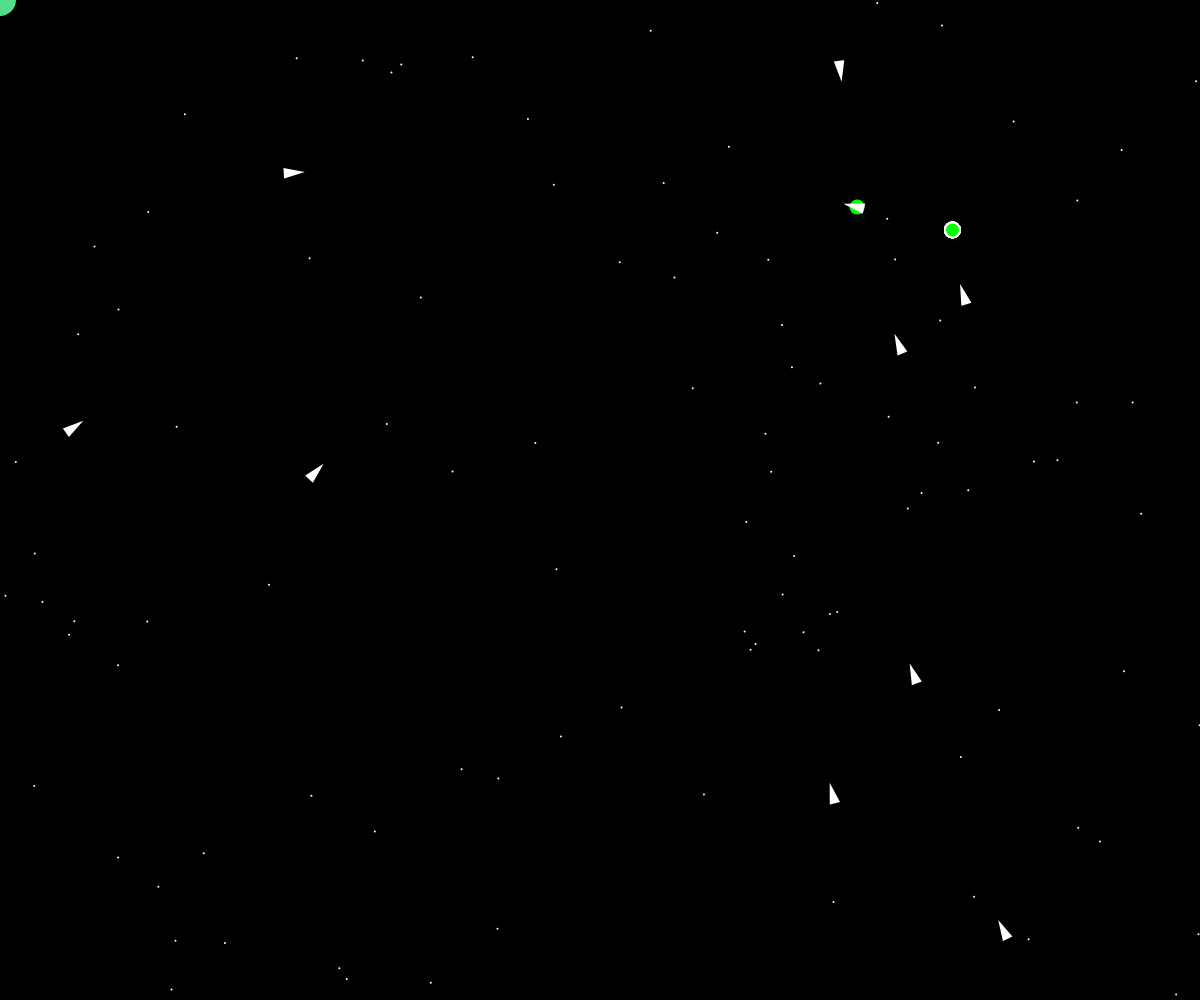
Frame 1 (no input)
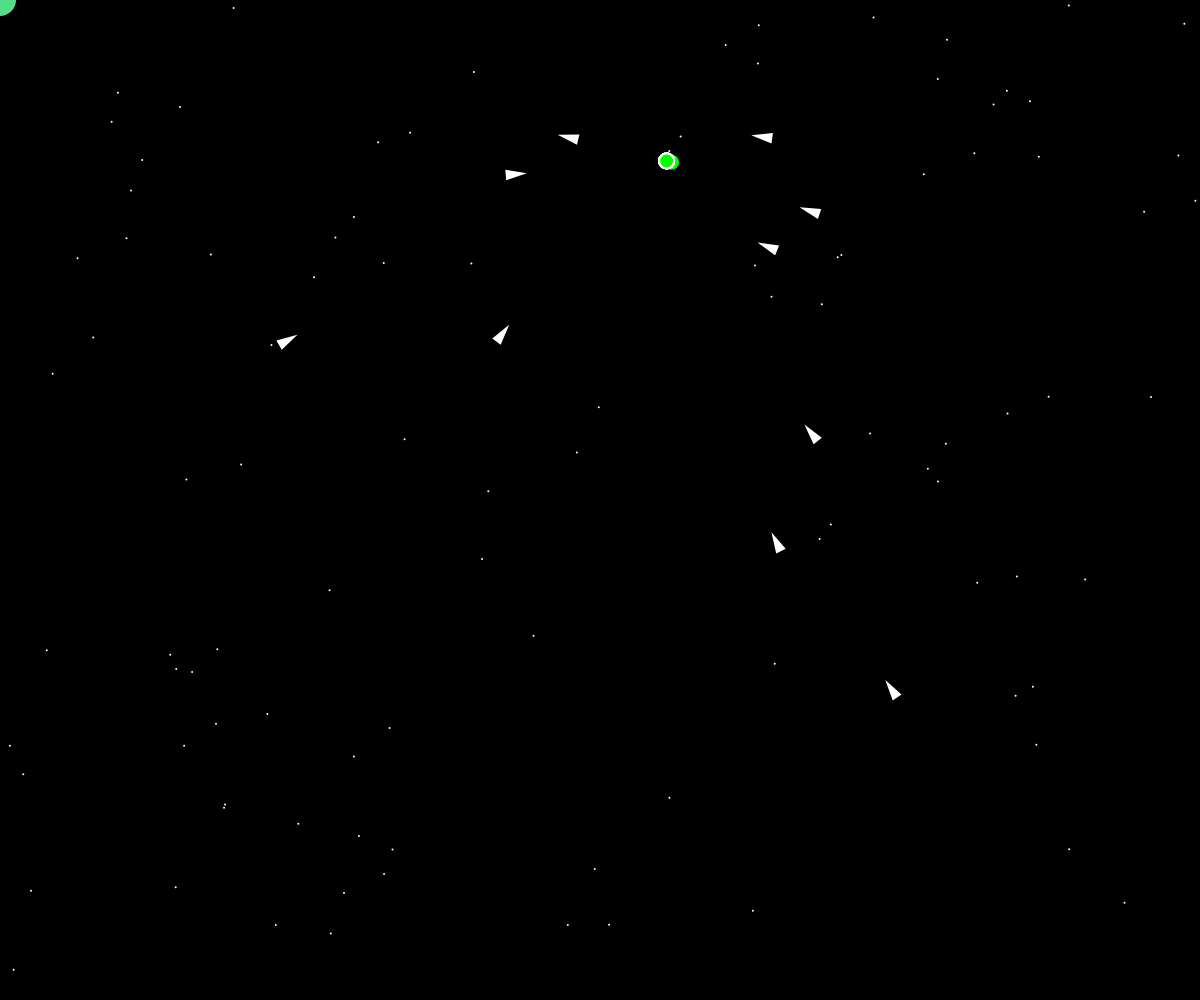
Frame 60 (no input)
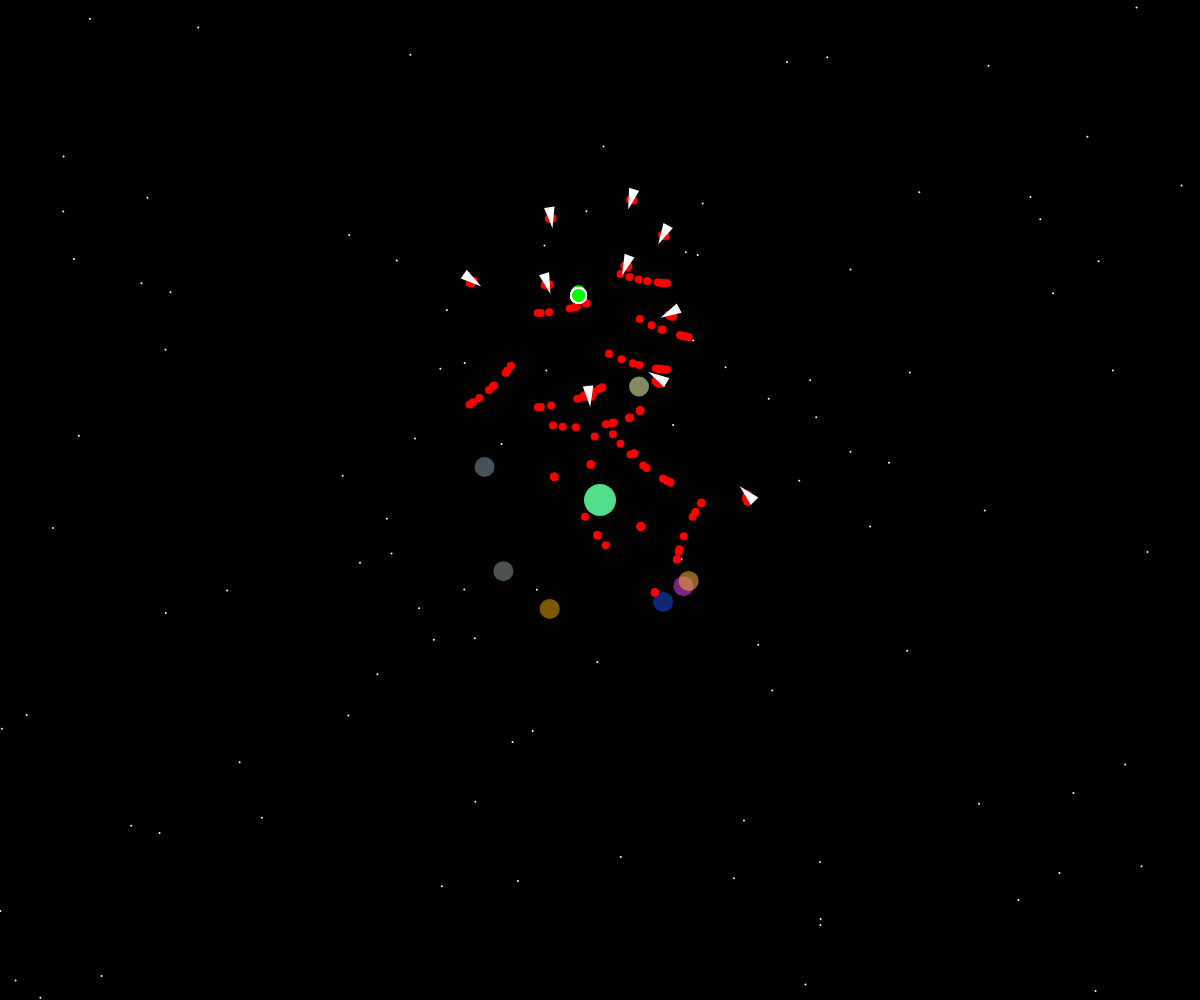
Frame 120 (the mouse pressed at the canvas centre since frame 60)

The p5.js sketch that drew these frames (run headless with seeded random() and noise() and a simulated clock; from frame 60 on, the mouse is pressed at the canvas centre):

// p5.js sketch
// ── sketch.js
// Déclaration des variables
let vehicles = [];
let enemies = [];
let shooting = false;
let bullets = [];
let useBehavior1 = true;
let target; // Déclaration de la cible à une portée supérieure

function setup() {
  createCanvas(windowWidth, windowHeight);

  // Création de 10 véhicules avec des positions aléatoires
  for (let i = 0; i < 10; i++) {
    let v = new Vehicle(random(width), random(height));
    v.maxSpeed = 5;
    v.maxForce = 2;
    vehicles.push(v);
  }
}

function drawStars(numStars) {
  fill(255); // Définir la couleur de remplissage en blanc
  noStroke(); // Pas de contour pour les étoiles

  for (let i = 0; i < numStars; i++) {
    let x = random(width);
    let y = random(height);
    ellipse(x, y, 2, 2); // Dessiner de petits ellipses comme étoiles
  }
}

function draw() {
  background(0);

  // Dessiner les étoiles
  drawStars(100);

  if (useBehavior1) {
    // Comportement 1
    if (frameCount % 30 === 0) {
      for (let v of vehicles) {
        for (let enemy of enemies) {
          let bullet = new Bullet(v.pos.x, v.pos.y, enemy.pos);
          bullets.push(bullet);
        }
      }
    }

    if (shooting) {
      let enemy = new Enemy(mouseX, mouseY);
      enemies.push(enemy);
      shooting = false; // Arrêter de générer des ennemis
    }

    // Mettre à jour et dessiner les ennemis
    for (let i = enemies.length - 1; i >= 0; i--) {
      let enemy = enemies[i];
      enemy.update();
      enemy.show();

      // Vérifier si une balle touche l'ennemi
      for (let j = bullets.length - 1; j >= 0; j--) {
        let bullet = bullets[j];
        let d = dist(bullet.pos.x, bullet.pos.y, enemy.pos.x, enemy.pos.y);
        if (d < 10) {
          bullets.splice(j, 1); // Supprimer la balle
          enemy.hp -= 10; // Diminuer les points de vie de l'ennemi
        }
      }
      // Supprimer les ennemis morts
      if (enemy.isDead()) {
        enemies.splice(i, 1);
      }
    }

    // Mettre à jour et dessiner les balles
    for (let i = bullets.length - 1; i >= 0; i--) {
      let bullet = bullets[i];
      bullet.update();
      bullet.show();

      // Vérifier si la balle est hors des limites
      if (
        bullet.pos.x < 0 ||
        bullet.pos.x > width ||
        bullet.pos.y < 0 ||
        bullet.pos.y > height
      ) {
        bullets.splice(i, 1);
      }
    }
    target = createVector(mouseX, mouseY);
    fill(82, 221, 137);
    noStroke();
    ellipse(target.x, target.y, 32);

    for (let i = 0; i < vehicles.length; i++) {
      let v = vehicles[0].vel.copy();
      v.normalize();
      v.mult(-100);
      v.add(vehicles[0].pos);
      fill(0, 255, 0);
      circle(v.x, v.y, 15);

      if (i === 0) {
        let steering = vehicles[i].arrive(target);
        vehicles[i].applyForce(steering);
      } else {
        let avoidForce = vehicles[i].avoid(vehicles[0]);
        avoidForce.mult(0.3);
        vehicles[i].applyForce(avoidForce);

        let separation = vehicles[i].separation(vehicles);
        separation.mult(0.2);
        vehicles[i].applyForce(separation);

        let steering = vehicles[i].arrive(v);
        steering.mult(0.6);
        vehicles[i].applyForce(steering);
      }

      vehicles[i].update();
      vehicles[i].show();
      
    }
  } else {
    // Comportement 2
    target = createVector(mouseX, mouseY);
    fill(82, 221, 137);
    noStroke();
    ellipse(target.x, target.y, 32);

    for (let i = 0; i < vehicles.length; i++) {
      let followIndex = i > 0 ? i - 1 : vehicles.length - 1;

      if (i === 0) {
        let steering = vehicles[i].arrive(target);
        vehicles[i].applyForce(steering);
      } else {
        let separation = vehicles[i].separation(vehicles);
        separation.mult(0.2);
        vehicles[i].applyForce(separation);

        let steering = vehicles[i].arrive(vehicles[followIndex].pos);
        vehicles[i].applyForce(steering);
      }

      vehicles[i].update();
      vehicles[i].show();
      if (frameCount % 30 === 0) {
        for (let v of vehicles) {
          for (let enemy of enemies) {
            let bullet = new Bullet(v.pos.x, v.pos.y, enemy.pos);
            bullets.push(bullet);
          }
        }
      }
  
      
  
      // Mettre à jour et dessiner les ennemis
      for (let i = enemies.length - 1; i >= 0; i--) {
        let enemy = enemies[i];
        enemy.update();
        enemy.show();
  
        // Vérifier si une balle touche l'ennemi
        for (let j = bullets.length - 1; j >= 0; j--) {
          let bullet = bullets[j];
          let d = dist(bullet.pos.x, bullet.pos.y, enemy.pos.x, enemy.pos.y);
          if (d < 10) {
            bullets.splice(j, 1); // Supprimer la balle
            enemy.hp -= 10; // Diminuer les points de vie de l'ennemi
          }
        }
        // Supprimer les ennemis morts
        if (enemy.isDead()) {
          enemies.splice(i, 1);
        }
      }
  
      // Mettre à jour et dessiner les balles
      for (let i = bullets.length - 1; i >= 0; i--) {
        let bullet = bullets[i];
        bullet.update();
        bullet.show();
  
        // Vérifier si la balle est hors des limites
        if (
          bullet.pos.x < 0 ||
          bullet.pos.x > width ||
          bullet.pos.y < 0 ||
          bullet.pos.y > height
        ) {
          bullets.splice(i, 1);
        }
      }
    }
  }
}

function keyPressed() {
  if (key === 'l') {
    // Basculer entre le comportement 1 et le comportement 2
    useBehavior1 = !useBehavior1;
  }
}

// Vérifier si la souris est cliquée
function mousePressed() {
  shooting = true; // Commencer à générer des ennemis
  for (let v of vehicles) {
    let enemy = new Enemy(mouseX, mouseY);
    enemies.push(enemy);
    for (let enemy of enemies) {
      let bullet = new Bullet(v.pos.x, v.pos.y, enemy.pos);
      bullets.push(bullet);
    }
  }
}
// ── Enemy.js
class Enemy {
  constructor(x, y) {
    this.pos = createVector(x, y);
    this.vel = p5.Vector.random2D().mult(2);
    this.acc = createVector();
    this.hp = 30; // Hit points
    this.color = color(random(255), random(255), random(255),this.hp *5);
  }

  update() {
    this.vel.add(this.acc);
    this.pos.add(this.vel);
    this.acc.mult(0); // Reset acceleration
    if (this.pos.x < 0 || this.pos.x > width) {
      this.vel.x *= -1;
    }
    if (this.pos.y < 0 || this.pos.y > height) {
      this.vel.y = -1;
    }

  }

  applyForce(force) {
    this.acc.add(force);
  }

  show() {
    fill(this.color); // Color depends on HP
    noStroke();
    ellipse(this.pos.x, this.pos.y, 20, 20);
  }

  isDead() {
    return this.hp <= 0;
  }

  
}
// ── bullet.js
class Bullet {
    constructor(x, y, target) {
      this.pos = createVector(x, y);
      this.vel = p5.Vector.sub(target, this.pos).setMag(5);
      this.target = target.copy();
      this.maxForce = 0.1;
      this.maxSpeed = 4;
    }

    update() {
      this.pos.add(this.vel);
    }

    show() {
      fill(255, 0, 0);
      noStroke();
      ellipse(this.pos.x, this.pos.y, 8, 8);
    }

    applyForce(force) {
      this.vel.add(force);
      this.vel.limit(this.maxSpeed);
    }

    arrive(target) {
      let desired = p5.Vector.sub(target, this.pos);
      let d = desired.mag();
      let speed = this.maxSpeed;
      if (d < 100) {
        speed = map(d, 0, 100, 0, this.maxSpeed);
      }
      desired.setMag(speed);
      let steer = p5.Vector.sub(desired, this.vel);
      steer.limit(this.maxForce);
      return steer;
    }
  }
// ── vehicle.js
class Vehicle {
    static debug = false;
    constructor(x, y) {
      // Position, vitesse et accélération du véhicule
      this.pos = createVector(x, y);
      this.vel = createVector(0, 0);
      this.acc = createVector(0, 0);
      
      // Limites de vitesse et de force
      this.maxSpeed = 4;
      this.maxForce = 0.4;
      
      // Rayon du véhicule pour le dessin
      this.r_pourDessin = 8;
      
      // Rayon du véhicule pour l'évitement d'obstacles
      this.r = this.r_pourDessin * 3;
  
      // Paramètres pour l'évitement d'obstacles
      this.largeurZoneEvitementDevantVaisseau = 40;
      this.rayonZoneDeFreinage = 200;
      this.perceptionRadius = 100;
    }
  
    // Méthode pour éviter un autre véhicule
    evade(vehicle) {
      let pursuit = this.pursue(vehicle);
      pursuit.mult(-1);
      return pursuit;
    }
  
    // Méthode pour poursuivre un autre véhicule
    pursue(vehicle) {
      let target = vehicle.pos.copy();
      let prediction = vehicle.vel.copy();
      prediction.mult(10);
      target.add(prediction);
      fill(0, 255, 0);
      circle(target.x, target.y, 16);
      return this.seek(target);
    }
  
    // Méthode pour la séparation des véhicules
    separation(boids) {
      let steering = createVector();
      let total = 0;
      for (let other of boids) {
        let d = dist(this.pos.x, this.pos.y, other.pos.x, other.pos.y);
        if (other != this && d < this.perceptionRadius) {
          let diff = p5.Vector.sub(this.pos, other.pos);
          diff.div(d * d);
          steering.add(diff);
          total++;
        }
      }
      if (total > 0) {
        steering.div(total);
        steering.setMag(this.maxSpeed);
        steering.sub(this.vel);
        steering.limit(this.maxForce);
      }
      return steering;
    }
  
    // Méthode pour arriver à une cible
    arrive(target) {
      // 2nd argument true enables the arrival behavior
      return this.seek(target, true);
    }
  
    // Méthode pour fuir une cible
    flee(target) {
      return this.seek(target).mult(-1);
    }
  
    // Méthode pour se diriger vers une cible
    seek(target, arrival = false) {
      let force = p5.Vector.sub(target, this.pos);
      let desiredSpeed = this.maxSpeed;
      
      if (arrival) {
        // On définit un rayon de 100 pixels autour de la cible
        // si la distance entre le véhicule courant et la cible
        // est inférieure à ce rayon, on ralentit le véhicule
        // desiredSpeed devient inversement proportionnelle à la distance
        // si la distance est petite, force = grande
        // Vous pourrez utiliser la fonction P5 
        // distance = map(valeur, valeurMin, valeurMax, nouvelleValeurMin, nouvelleValeurMax)
        // qui prend une valeur entre valeurMin et valeurMax et la transforme en une valeur
        // entre nouvelleValeurMin et nouvelleValeurMax
  
        // TODO !
        
        let rayon = this.rayonZoneDeFreinage;
        // 0 - ceci est un test, on essaye de faire varier la taille
        // de la zone de freinage en fonction de la vitesse
        //rayon = rayon * this.vel.mag() * 0.25;
        //rayon = max(50, rayon);
  
        // 1 - dessiner le cercle de rayon 100 autour du véhicule
        if(Vehicle.debug)
        {
          noFill();
          stroke(random(255),random(255),random(255))
          circle(this.pos.x, this.pos.y, rayon);
        }
       
  
        // 2 - calcul de la distance entre la cible et le véhicule
        let distance = p5.Vector.dist(this.pos, target);
  
        // 3 - si distance < rayon du cercle, alors on modifie desiredSPeed
        // qui devient inversement proportionnelle à la distance.
        // si d = rayon alors desiredSpeed = maxSpeed
        // si d = 0 alors desiredSpeed = 0
  
        if(distance < rayon) {
          desiredSpeed = map(distance, 0, rayon, 0, this.maxSpeed);
        }
      }
  
      force.setMag(desiredSpeed);
      force.sub(this.vel);
      force.limit(this.maxForce);
      return force;
    }
  
    // Méthode pour appliquer une force au véhicule
    applyForce(force) {
      this.acc.add(force);
    }
  
    // Méthode pour mettre à jour la position, la vitesse et l'accélération du véhicule
    update() {
      this.vel.add(this.acc);
      this.vel.limit(this.maxSpeed);
      this.pos.add(this.vel);
      this.acc.set(0, 0);
    }
  
    // Méthode pour afficher le véhicule
    show() {
      stroke(255);
      strokeWeight(2);
      fill(255);
      push();
      translate(this.pos.x, this.pos.y);
      rotate(this.vel.heading());
      triangle(-this.r_pourDessin, -this.r_pourDessin / 2, -this.r_pourDessin, this.r_pourDessin / 2, this.r_pourDessin, 0);
      pop();
    }
  
    // Méthode pour gérer les bords de l'écran
    edges() {
      if (this.pos.x > width + this.r) {
        this.pos.x = -this.r;
      } else if (this.pos.x < -this.r) {
        this.pos.x = width + this.r;
      }
      if (this.pos.y > height + this.r) {
        this.pos.y = -this.r;
      } else if (this.pos.y < -this.r) {
        this.pos.y = height + this.r;
      }
    }
  
    // Méthode pour éviter un autre véhicule
    avoid(vehicule) {
      // calcul d'un vecteur ahead devant le véhicule
      // il regarde par exemple 50 frames devant lui
      let ahead = vehicule.vel.copy();
      ahead.normalize();
      ahead.mult(50);
  
      if(Vehicle.debug){
        // on le dessine
        this.drawVector(vehicule.pos, ahead, "blue");
      }
      
  
      // On calcule la distance entre le cercle et le bout du vecteur ahead
      let pointAuBoutDeAhead = p5.Vector.add(vehicule.pos, ahead);
      if(Vehicle.debug){
        // On dessine ce point pour debugger
        fill("red");
        noStroke();
        circle(pointAuBoutDeAhead.x, pointAuBoutDeAhead.y, 10);
     
        // On dessine la zone d'évitement
        // On trace une ligne large qui va de la position du vaisseau
        // jusqu'au point au bout de ahead
        stroke(color(255, 200, 0, 30)); // gros, semi transparent
        strokeWeight(20);
        line(vehicule.pos.x, vehicule.pos.y, pointAuBoutDeAhead.x, pointAuBoutDeAhead.y);
      }
      
      let distance = pointAuBoutDeAhead.dist(vehicule.pos);
  
      // si la distance est < rayon de l'obstacle
      if (distance < vehicule.r + this.largeurZoneEvitementDevantVaisseau + this.r ) {
        // calcul de la force d'évitement. C'est un vecteur qui va
        // du centre de l'obstacle vers le point au bout du vecteur ahead
        let force = p5.Vector.sub(pointAuBoutDeAhead, vehicule.pos);
        // on le dessine pour vérifier qu'il est ok (dans le bon sens etc)
        if(Vehicle.debug){
          this.drawVector(vehicule.pos, force, "red");
        }
        // Dessous c'est l'ETAPE 2 : le pilotage (comment on se dirige vers la cible)
        // on limite ce vecteur à la longueur maxSpeed
        force.setMag(this.maxSpeed);
        // on calcule la force à appliquer pour atteindre la cible
        force.sub(this.vel);
        // on limite cette force à la longueur maxForce
        force.limit(this.maxForce);
        return force;
      } else {
        // pas de collision possible
        return createVector(0, 0);
      }
    }
  
    // Méthode pour dessiner un vecteur
    drawVector(pos, v, color) {
      push();
      // Dessin du vecteur vitesse
      // Il part du centre du véhicule et va dans la direction du vecteur vitesse
      strokeWeight(3);
      stroke(color);
      line(pos.x, pos.y, pos.x + v.x, pos.y + v.y);
      // dessine une petite fleche au bout du vecteur vitesse
      let arrowSize = 5;
      translate(pos.x + v.x, pos.y + v.y);
      rotate(v.heading());
      translate(-arrowSize / 2, 0);
      triangle(0, arrowSize / 2, 0, -arrowSize / 2, arrowSize, 0);
      pop();
    }
  
}
  
class Target extends Vehicle {
    constructor(x, y) {
      super(x, y);
      this.vel = p5.Vector.random2D();
      this.vel.mult(5);
    }
  
    // Méthode pour afficher la cible
    show() {
      stroke(255);
      strokeWeight(2);
      fill("#F063A4");
      push();
      translate(this.pos.x, this.pos.y);
      circle(0, 0, this.r * 2);
      pop();
    }

    // Méthode pour rester avec le leader
    stayWithLeader(leader) {
        // Calculate the desired position behind the leader
        let desired = p5.Vector.sub(leader.pos, this.pos);
        desired.setMag(this.maxSpeed*25);
        let behindLeader = p5.Vector.add(leader.pos, p5.Vector.mult(desired, -10)); // Adjust the distance
      
        // Calculate the force to reach the desired position
        let force = p5.Vector.sub(behindLeader, this.pos);
        force.limit(this.maxForce);
        return force;
      }
      
    // Méthode pour éviter le leader
    avoidLeader(leader, avoidanceRadius) {
        let distance = p5.Vector.dist(this.pos, leader.pos);
        if (distance < avoidanceRadius) {
          let desired = p5.Vector.sub(this.pos, leader.pos);
          desired.setMag(this.maxSpeed);
          let steer = p5.Vector.sub(desired, this.vel);
          steer.limit(this.maxForce);
          return steer;
        } else {
          return createVector(0, 0);
        }
    }
  
    // Méthode pour se séparer des autres véhicules
    separateFromOthers(vehicles, separationRadius) {
        let sum = createVector();
        let count = 0;
        for (let other of vehicles) {
          if (other !== this) {
            let distance = p5.Vector.dist(this.pos, other.pos);
            if (distance < separationRadius) {
              let diff = p5.Vector.sub(this.pos, other.pos);
              diff.normalize();
              diff.div(distance);
              sum.add(diff);
              count++;
            }
          }
        }
        if (count > 0) {
          sum.div(count);
          sum.setMag(this.maxSpeed);
          let steer = p5.Vector.sub(sum, this.vel);
          steer.limit(this.maxForce);
          return steer;
        } else {
          return createVector(0, 0);
        }
    }
}
